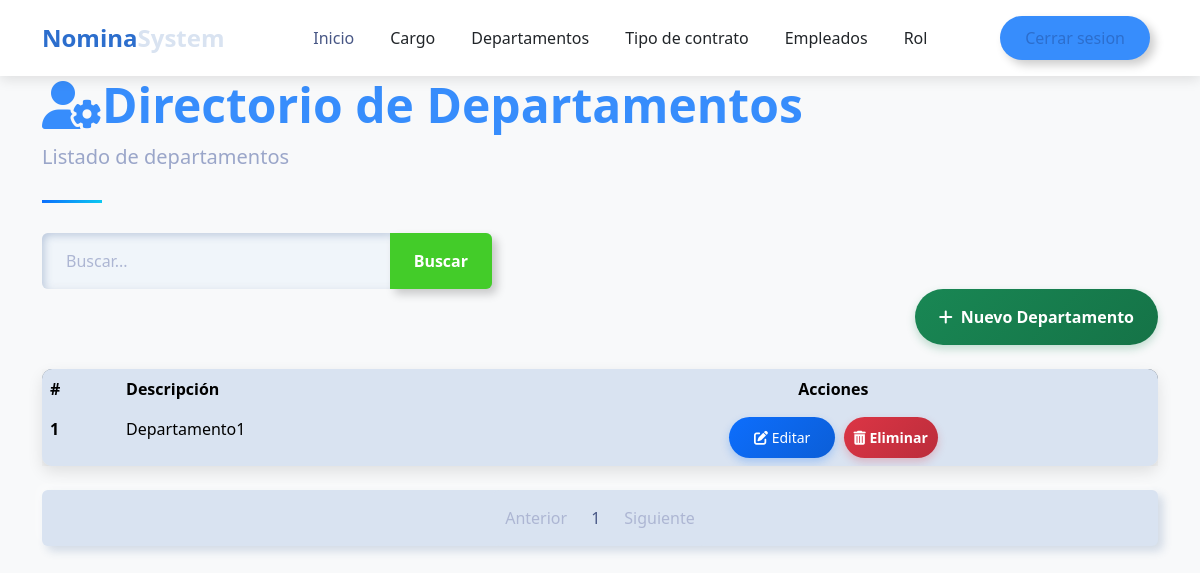
The app's page /payroll/list/department/ (signed in), older data.
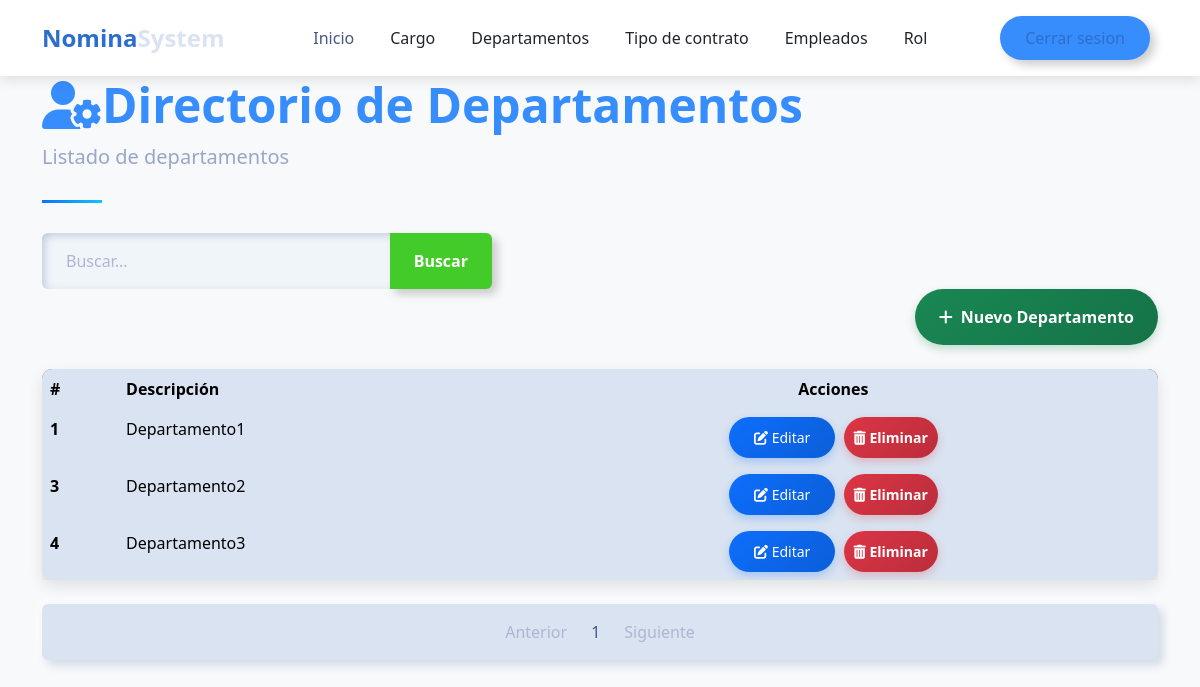
The same page, newer data.
### payroll/models.py (models this page shows, shortened)
class Department(models.Model):
    description = models.CharField(max_length=100)

### payroll/views/department.py (the view)
# urls.py: path('list/department/', department.list_department, name='list_departments'),
@login_required(login_url='sign_in')
def list_department(request):
    try:
        query=request.GET.get('search',None)
        if query:
            departments=Department.objects.filter(description__icontains=query)
        else:
            departments=Department.objects.all()
        context=paginator(request,departments)
        return render(request,'department/list_departments.html',context)
    except Exception as e:
        print(f"Error: {e}")
        return render(request,'department/list_departments.html',{'error':'Error al buscar'})

### payroll/helpers/utilies.py (called while the page is built)
def paginator(request,objects):
    paginator=Paginator(objects,3)
    page_number=request.GET.get('page')
    registers=paginator.get_page(page_number)
    current_page = registers.number
    total_pages = paginator.num_pages
    pages_range = []
    for i in range(1, total_pages + 1):
        if abs(i - current_page) <= 2 or i == 1 or i == total_pages:
            pages_range.append(i)
    return {'registers': registers,'pages_range':pages_range,'current_page':current_page}

### template/department/list_departments.html (shortened to what this page needs)
{% extends 'layout/base_nav.html' %}
{% load static %}
{% block extra_css %}
<link href="{% static 'css/tablestyle.css' %}" rel="stylesheet">
{% endblock %}
{% block content %}
<div class="container">
    <header class="page-header">
        <h1 class="display-5 fw-bold text-primary">
            <i class="fas fa-user-cog"></i>Directorio de Departamentos
        </h1>
        <p class="lead text-muted">Listado de departamentos</p>
    </header>
    <form action="" style="max-width: 450px;">
        <div class="input-group">
            <input type="text" class="form-control" placeholder="Buscar..." name="search"
                value="{{ request.GET.search }}">
            <button class="btn btn-outline-success" data-bs-toggle="tooltip"
                data-bs-title="Escriba parte del cargo y click en buscar">
                Buscar
            </button>
        </div>
    </form>
    <div class="d-flex justify-content-end mb-4">
        <a class="btn btn-success" style="color: white;" href="{% url 'payroll:create_department' %}">
            <i class="fas fa-plus me-2"></i>Nuevo Departamento
        </a>
    </div>
    <div class="card mb-4">
        <div class="card-body p-0">
            <div class="table-responsive">
                <table class="table table-hover mb-0">
                    <thead>
                        <tr>
                            <th scope="col">#</th>
                            <th scope="col">Descripción</th>
                            <th scope="col" class="text-center">Acciones</th>
                        </tr>
                    </thead>
                    <tbody>
                        {% for item in registers %}
                        <tr>
                            <th scope="row">{{item.id}}</th>
                            <td>{{item.description}}</td>
                            <td class="text-center">
                                <a href="{% url 'payroll:update_department' item.id %}" class="btn btn-sm btn-primary me-1"  style="color: white;" >
                                    <i class="fas fa-edit"></i> Editar
                                </a>
                                <a href="{% url 'payroll:delete_department' item.id %}" class="btn btn-sm btn-danger" style="color: white; padding: 10px;">
                                    <i class="fas fa-trash-alt"></i> Eliminar
                                </a>
                            </td>
                        </tr>
                        {% endfor %}
                    </tbody>
                </table>
            </div>
        </div>
    </div>
    {% include 'layout/paginator.html' %}
</div>
{% endblock %}

Row changes from the older to the newer data that the page shows:
added Department: id "3", description "Departamento2"
added Department: id "4", description "Departamento3"
